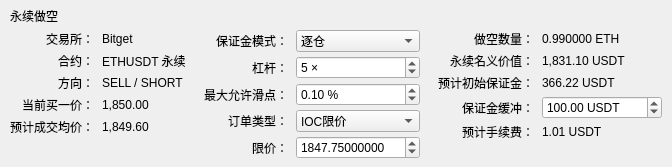
          <widget class="QFrame" name="perpetualOrderCard">
           <layout class="QVBoxLayout" name="perpetualOrderCardLayout">
            <property name="spacing">
             <number>5</number>
            </property>
            <property name="leftMargin">
             <number>10</number>
            </property>
            <property name="topMargin">
             <number>7</number>
            </property>
            <property name="rightMargin">
             <number>10</number>
            </property>
            <property name="bottomMargin">
             <number>8</number>
            </property>
            <item>
             <widget class="QLabel" name="perpetualCardTitleLabel">
              <property name="text">
               <string>永续做空</string>
              </property>
             </widget>
            </item>
            <item>
             <layout class="QHBoxLayout" name="perpetualOrderColumnsLayout">
              <property name="spacing">
               <number>18</number>
              </property>
              <item>
               <layout class="QFormLayout" name="perpetualMarketInfoFormLayout">
                <property name="labelAlignment">
                 <set>Qt::AlignRight|Qt::AlignTrailing|Qt::AlignVCenter</set>
                </property>
                <property name="horizontalSpacing">
                 <number>8</number>
                </property>
                <property name="verticalSpacing">
                 <number>4</number>
                </property>
                <item row="0" column="0">
                 <widget class="QLabel" name="perpetualExchangeCaptionLabel">
                  <property name="text">
                   <string>交易所：</string>
                  </property>
                  <property name="muted" stdset="0">
                   <bool>true</bool>
                  </property>
                 </widget>
                </item>
                <item row="0" column="1">
                 <widget class="QLabel" name="perpetualExchangeValueLabel">
                  <property name="text">
                   <string>Bitget</string>
                  </property>
                 </widget>
                </item>
                <item row="1" column="0">
                 <widget class="QLabel" name="perpetualContractCaptionLabel">
                  <property name="text">
                   <string>合约：</string>
                  </property>
                  <property name="muted" stdset="0">
                   <bool>true</bool>
                  </property>
                 </widget>
                </item>
                <item row="1" column="1">
                 <widget class="QLabel" name="perpetualContractValueLabel">
                  <property name="text">
                   <string>ETHUSDT 永续</string>
                  </property>
                 </widget>
                </item>
                <item row="2" column="0">
                 <widget class="QLabel" name="perpetualDirectionCaptionLabel">
                  <property name="text">
                   <string>方向：</string>
                  </property>
                  <property name="muted" stdset="0">
                   <bool>true</bool>
                  </property>
                 </widget>
                </item>
                <item row="2" column="1">
                 <widget class="QLabel" name="perpetualDirectionValueLabel">
                  <property name="text">
                   <string>SELL / SHORT</string>
                  </property>
                 </widget>
                </item>
                <item row="3" column="0">
                 <widget class="QLabel" name="perpetualBestBidCaptionLabel">
                  <property name="text">
                   <string>当前买一价：</string>
                  </property>
                  <property name="muted" stdset="0">
                   <bool>true</bool>
                  </property>
                 </widget>
                </item>
                <item row="3" column="1">
                 <widget class="QLabel" name="perpetualBestBidValueLabel">
                  <property name="text">
                   <string>1,850.00</string>
                  </property>
                 </widget>
                </item>
                <item row="4" column="0">
                 <widget class="QLabel" name="perpetualVwapCaptionLabel">
                  <property name="text">
                   <string>预计成交均价：</string>
                  </property>
                  <property name="muted" stdset="0">
                   <bool>true</bool>
                  </property>
                 </widget>
                </item>
                <item row="4" column="1">
                 <widget class="QLabel" name="perpetualVwapValueLabel">
                  <property name="text">
                   <string>1,849.60</string>
                  </property>
                 </widget>
                </item>
               </layout>
              </item>
              <item>
               <layout class="QFormLayout" name="perpetualOrderInputFormLayout">
                <property name="labelAlignment">
                 <set>Qt::AlignRight|Qt::AlignTrailing|Qt::AlignVCenter</set>
                </property>
                <property name="horizontalSpacing">
                 <number>8</number>
                </property>
                <property name="verticalSpacing">
                 <number>4</number>
                </property>
                <item row="0" column="0">
                 <widget class="QLabel" name="marginModeCaptionLabel">
                  <property name="text">
                   <string>保证金模式：</string>
                  </property>
                  <property name="muted" stdset="0">
                   <bool>true</bool>
                  </property>
                 </widget>
                </item>
                <item row="0" column="1">
                 <widget class="QComboBox" name="marginModeComboBox">
                  <item>
                   <property name="text">
                    <string>逐仓</string>
                   </property>
                  </item>
                  <item>
                   <property name="text">
                    <string>全仓</string>
                   </property>
                  </item>
                 </widget>
                </item>
                <item row="1" column="0">
                 <widget class="QLabel" name="leverageCaptionLabel">
                  <property name="text">
                   <string>杠杆：</string>
                  </property>
                  <property name="muted" stdset="0">
                   <bool>true</bool>
                  </property>
                 </widget>
                </item>
                <item row="1" column="1">
                 <widget class="QSpinBox" name="leverageSpinBox">
                  <property name="minimum">
                   <number>1</number>
                  </property>
                  <property name="maximum">
                   <number>125</number>
                  </property>
                  <property name="value">
                   <number>5</number>
                  </property>
                  <property name="suffix">
                   <string> ×</string>
                  </property>
                 </widget>
                </item>
                <item row="2" column="0">
                 <widget class="QLabel" name="perpetualSlippageCaptionLabel">
                  <property name="text">
                   <string>最大允许滑点：</string>
                  </property>
                  <property name="muted" stdset="0">
                   <bool>true</bool>
                  </property>
                 </widget>
                </item>
                <item row="2" column="1">
                 <widget class="QDoubleSpinBox" name="perpetualMaxSlippageDoubleSpinBox">
                  <property name="decimals">
                   <number>2</number>
                  </property>
                  <property name="maximum">
                   <double>100.000000000000000</double>
                  </property>
                  <property name="value">
                   <double>0.100000000000000</double>
                  </property>
                  <property name="suffix">
                   <string> %</string>
                  </property>
                 </widget>
                </item>
                <item row="3" column="0">
                 <widget class="QLabel" name="perpetualOrderTypeCaptionLabel">
                  <property name="text">
                   <string>订单类型：</string>
                  </property>
                  <property name="muted" stdset="0">
                   <bool>true</bool>
                  </property>
                 </widget>
                </item>
                <item row="3" column="1">
                 <widget class="QComboBox" name="perpetualOrderTypeComboBox">
                  <item>
                   <property name="text">
                    <string>IOC限价</string>
                   </property>
                  </item>
                  <item>
                   <property name="text">
                    <string>市价</string>
                   </property>
                  </item>
                  <item>
                   <property name="text">
                    <string>GTC限价</string>
                   </property>
                  </item>
                 </widget>
                </item>
                <item row="4" column="0">
                 <widget class="QLabel" name="perpetualLimitPriceCaptionLabel">
                  <property name="text">
                   <string>限价：</string>
                  </property>
                  <property name="muted" stdset="0">
                   <bool>true</bool>
                  </property>
                 </widget>
                </item>
                <item row="4" column="1">
                 <widget class="QDoubleSpinBox" name="perpetualLimitPriceDoubleSpinBox">
                  <property name="decimals">
                   <number>8</number>
                  </property>
                  <property name="maximum">
                   <double>1000000000.000000000000000</double>
                  </property>
                  <property name="value">
                   <double>1847.750000000000000</double>
                  </property>
                 </widget>
                </item>
               </layout>
              </item>
              <item>
               <layout class="QFormLayout" name="perpetualQuantitySummaryFormLayout">
                <property name="labelAlignment">
                 <set>Qt::AlignRight|Qt::AlignTrailing|Qt::AlignVCenter</set>
                </property>
                <property name="horizontalSpacing">
                 <number>8</number>
                </property>
                <property name="verticalSpacing">
                 <number>4</number>
                </property>
                <item row="0" column="0">
                 <widget class="QLabel" name="shortQuantityCaptionLabel">
                  <property name="text">
                   <string>做空数量：</string>
                  </property>
                  <property name="muted" stdset="0">
                   <bool>true</bool>
                  </property>
                 </widget>
                </item>
                <item row="0" column="1">
                 <widget class="QLabel" name="shortQuantityValueLabel">
                  <property name="text">
                   <string>0.990000 ETH</string>
                  </property>
                 </widget>
                </item>
                <item row="1" column="0">
                 <widget class="QLabel" name="perpetualNotionalCaptionLabel">
                  <property name="text">
                   <string>永续名义价值：</string>
                  </property>
                  <property name="muted" stdset="0">
                   <bool>true</bool>
                  </property>
                 </widget>
                </item>
                <item row="1" column="1">
                 <widget class="QLabel" name="perpetualNotionalValueLabel">
                  <property name="text">
                   <string>1,831.10 USDT</string>
                  </property>
                 </widget>
                </item>
                <item row="2" column="0">
                 <widget class="QLabel" name="initialMarginCaptionLabel">
                  <property name="text">
                   <string>预计初始保证金：</string>
                  </property>
                  <property name="muted" stdset="0">
                   <bool>true</bool>
                  </property>
                 </widget>
                </item>
                <item row="2" column="1">
                 <widget class="QLabel" name="initialMarginValueLabel">
                  <property name="text">
                   <string>366.22 USDT</string>
                  </property>
                 </widget>
                </item>
                <item row="3" column="0">
                 <widget class="QLabel" name="marginBufferCaptionLabel">
                  <property name="text">
                   <string>保证金缓冲：</string>
                  </property>
                  <property name="muted" stdset="0">
                   <bool>true</bool>
                  </property>
                 </widget>
                </item>
                <item row="3" column="1">
                 <widget class="QDoubleSpinBox" name="marginBufferDoubleSpinBox">
                  <property name="decimals">
                   <number>2</number>
                  </property>
                  <property name="maximum">
                   <double>1000000000.000000000000000</double>
                  </property>
                  <property name="value">
                   <double>100.000000000000000</double>
                  </property>
                  <property name="suffix">
                   <string> USDT</string>
                  </property>
                 </widget>
                </item>
                <item row="4" column="0">
                 <widget class="QLabel" name="perpetualFeeCaptionLabel">
                  <property name="text">
                   <string>预计手续费：</string>
                  </property>
                  <property name="muted" stdset="0">
                   <bool>true</bool>
                  </property>
                 </widget>
                </item>
                <item row="4" column="1">
                 <widget class="QLabel" name="perpetualFeeValueLabel">
                  <property name="text">
                   <string>1.01 USDT</string>
                  </property>
                 </widget>
                </item>
               </layout>
              </item>
             </layout>
            </item>
           </layout>
          </widget>
